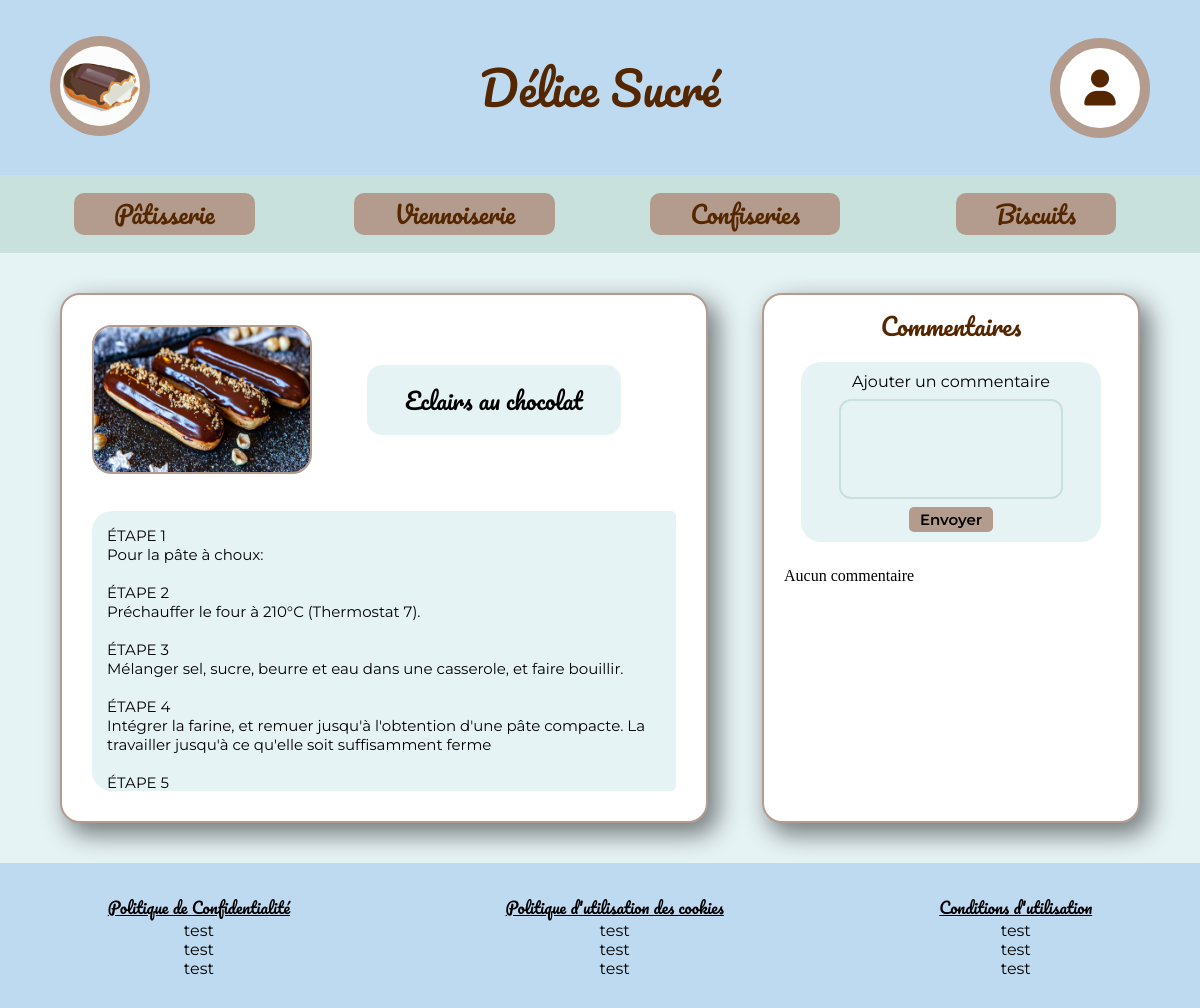
/articlePage.php?id_art=20, run on the app's committed database.
### tables this page shows
CREATE TABLE IF NOT EXISTS `article` (
  `id_art` int UNSIGNED NOT NULL AUTO_INCREMENT,
  `title` varchar(120) NOT NULL,
  `description` varchar(255) NOT NULL,
  `contenu` text NOT NULL,
  `image` mediumblob,
  `date_creation` datetime NOT NULL DEFAULT CURRENT_TIMESTAMP,
  `id_ut` int UNSIGNED NOT NULL,
  PRIMARY KEY (`id_art`),
  KEY `id_ut` (`id_ut`)
);

### articlePage.php (the view, shortened to what this page needs)
<?php
require "./assets/core/header.php";
$id_art = $_GET['id_art'];
$sql = "SELECT title, contenu, image FROM article WHERE id_art=$id_art";
require "./assets/core/config.php";
$query = $pdo->prepare($sql);
$query->execute();
$sql2 = "SELECT u.pseudo, c.message, c.date_creation
FROM utilisateur u
JOIN commentaire c ON u.id_ut = c.id_ut
WHERE c.id_art = $id_art
ORDER BY c.date_creation DESC";
require "./assets/core/config.php";
$coms = $pdo->prepare($sql2);
$coms->execute();
$comments = $coms->fetchAll(PDO::FETCH_ASSOC);
?>
<main class="article-page">
    <?php foreach ($query as $row) : ?>
        <div class="section-left">
            <div class="entete-article">
                <img src="<?= $row['image']; ?>" alt="">
                <div class="title-container">
                    <div class="title-article">
                        <p><?= $row['title']; ?></p>
                    </div>
                </div>
            </div>
            <div class="description-article">
                <p><?= nl2br($row['contenu'], true) ?></p>
            </div>
        </div>
    <?php endforeach ?>
    <div class="section-right">
        <h2>Commentaires</h2>
        <form method="post" action="./ajoutcom.php" class="commentaire">
            <p>Ajouter un commentaire</p>
            <textarea name="message" id="" cols="30" rows="10"></textarea>
            <button>Envoyer</button>
        </form>
        <div class="commentaires">
            <?php
            if (empty($comments)) {
                echo "Aucun commentaire";
            } ?>
        </div>
    </div>
</main>
<?php
require "./assets/core/footer.php";
?>

### assets/css/main.css (style rules this page uses)
:root { --brown: #542700; --lightbrown: #b39b8e; --green: #c8e1dd; --blue: #bedaf0; --lightblue: #e6f3f5; }
* { padding: 0; margin: 0; box-sizing: border-box; list-style: none; }
textarea { resize: none; border: none; outline: none; }
h2 { font-weight: 500; }
body { display: flex; flex-direction: column; flex-grow: 1; width: 100%; }
h2 { display: flex; justify-content: center; align-items: center; color: var(--brown); font-family: "Pacifico", cursive; }
.login, .register, .profil, .article-page, .pf-main, .ea-main, .dashboard { display: flex; justify-content: center; align-items: center; background: var(--lightblue); }
.article-page { display: flex; justify-content: space-between; align-items: center; padding: 40px 60px; }
.section-left { padding: 30px; flex-basis: 60%; display: flex; flex-direction: column; justify-content: space-between; }
.entete-article { display: flex; align-items: center; justify-content: space-between; height: 32%; }
.entete-article img { width: 220px; height: 100%; border: 2px solid var(--lightbrown); border-radius: 20px; }
.title-container { flex-grow: 1; display: flex; justify-content: center; align-items: center; }
.title-article p { font-family: "Pacifico", cursive; font-size: 23px; font-weight: 400; }
.title-article { display: flex; justify-content: center; align-items: center; width: 70%; border-radius: 15px; background: var(--lightblue); min-width: 200px; padding: 15px; }
.description-article { width: 100%; margin: 0 auto; padding: 15px; height: 280px; border-radius: 20px 5px 5px 20px; font-size: 15px; background: var(--lightblue); font-family: "Montserrat", sans-serif; overflow-y: scroll; }
.section-right, .section-left { display: flex; flex-direction: column; box-shadow: 8px 10px 24px 2px rgba(0, 0, 0, 0.49); border: 2px solid var(--lightbrown); height: 530px; border-radius: 20px; background: #fff; }
.section-right { flex-basis: 35%; padding: 10px 20px; gap: 15px; }
.commentaire { width: 90%; margin: 0 auto 10px auto; padding: 10px; background: var(--lightblue); font-family: "Montserrat", sans-serif; border-radius: 20px; display: flex; flex-direction: column; align-items: center; gap: 8px; }
.commentaire textarea { width: 80%; height: 100px; border: 2px solid var(--green); border-radius: 12px; background: var(--lightblue); padding: 10px; }
.commentaire button { width: 30%; background: var(--lightbrown); border: none; height: 25px; border-radius: 5px; font-size: 15px; font-weight: 600; font-family: "Montserrat", sans-serif; cursor: pointer; }
.commentaires { gap: 10px; overflow-y: scroll; }

### data on the page
article: image (picture), title "Eclairs au chocolat", contenu "ÉTAPE 1 Pour la pâte à choux: ÉTAPE 2 Préchauffer le four à 210°C (Thermostat 7). ÉTAPE 3 Mélanger sel, sucre, beurre et eau dans une casserole, et faire bouillir. ÉTAPE 4 Intégrer la farine, et remuer jusqu'à l'obtention d'une pâte compacte. La travailler jusqu'à ce qu'elle soit suffisamment ferme ÉTAPE 5"
